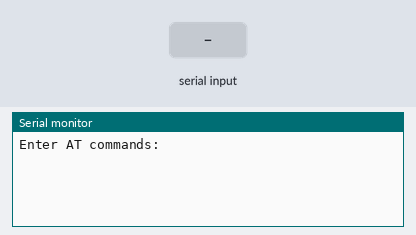
This sketch was run on a simulated Arduino Uno, built with avr-gcc and run on an emulated ATmega328P. Parts: the last lines printed to the serial monitor. The test bench sets the inputs (shaded band).

Above: at 1.2 s.
1.3 s: "1" received over the second serial link
At 2.0 s:
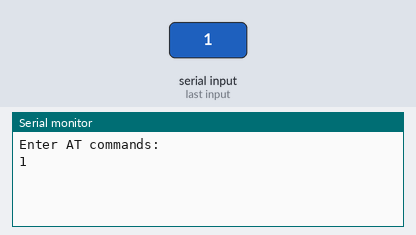
2.8 s: "0" received over the second serial link
At 4.3 s:
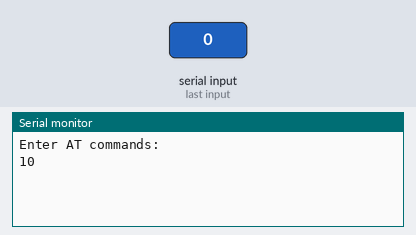

The sketch:

bluetooth_basic_honeyfun.ino
```cpp
#include <SoftwareSerial.h>
SoftwareSerial BTserial(2, 3); // TX | RX

void setup()
{
    Serial.begin(9600);
    Serial.println("Enter AT commands:");

    // HC-06 default serial speed is 9600
    BTserial.begin(9600);
}

void loop()
{
    // 블루투스 모듈로 부터 메시지가 오는 경우 시리얼에 메시지 출력하기
    if (BTserial.available())
    {
        Serial.write(BTserial.read());
    }

    //컴퓨터에서 메시지를 보내는 경우 블루투스 모듈로 메시지 보내기
    if (Serial.available())
    {
        BTserial.write(Serial.read());
    }
}
```

Measured:
- after the input at 1.3 s, the serial monitor: prints a new line at once (image 1)
- after the input at 2.8 s, the serial monitor: prints a new line at once (image 2)
